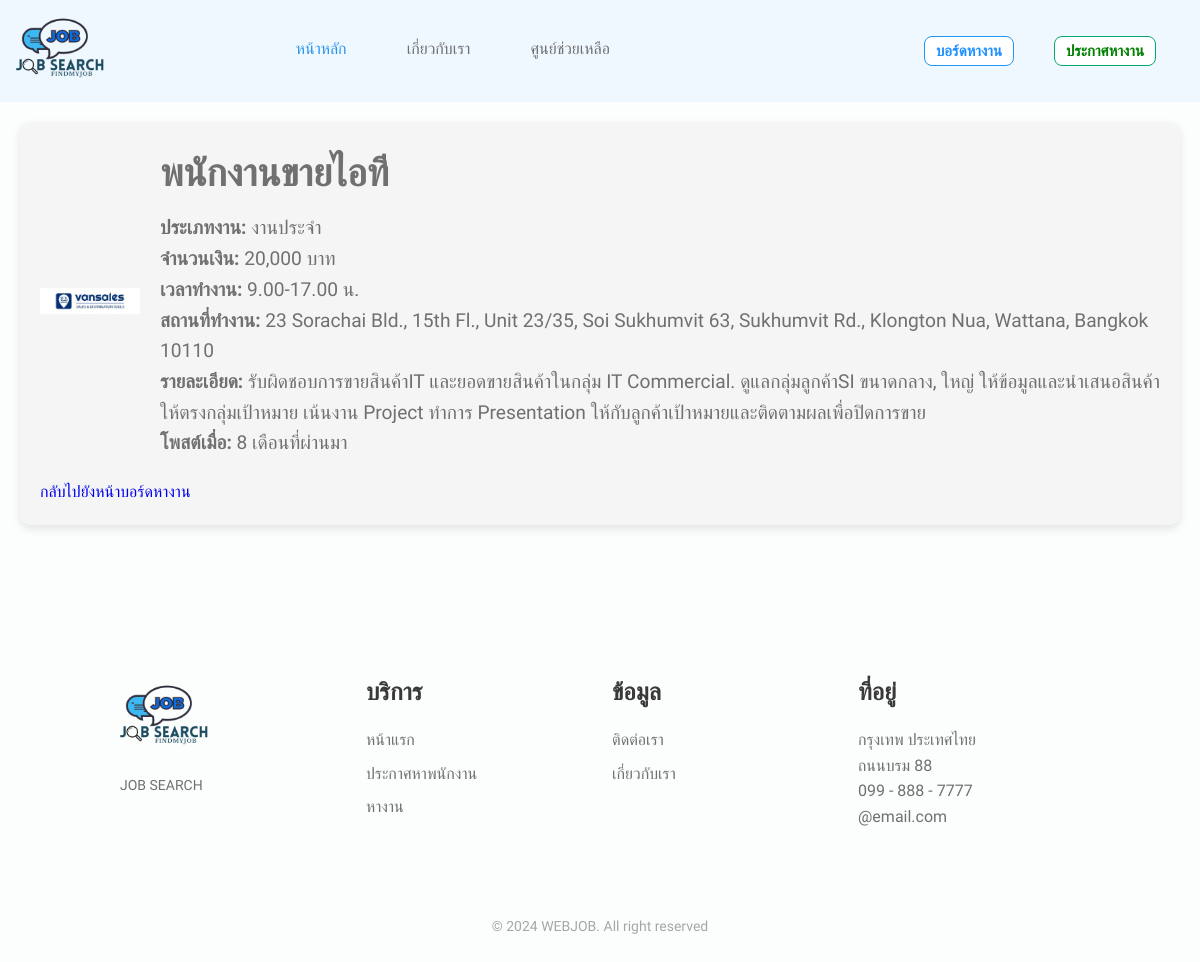
The page /job_detail.php?job_id=1 on the database its author committed.
### tables this page shows
CREATE TABLE `job_ad` (
  `job_ad_id` int(11) NOT NULL,
  `company_name` varchar(255) NOT NULL,
  `job_name` varchar(255) NOT NULL,
  `qualification` int(11) NOT NULL,
  `course` int(11) NOT NULL,
  `sex` int(11) NOT NULL,
  `age_min` int(11) NOT NULL,
  `age_max` int(11) NOT NULL,
  `experience_min` int(11) NOT NULL,
  `job_type` int(11) NOT NULL,
  `job_workers` int(11) NOT NULL,
  `got_workers` int(11) NOT NULL,
  `verify_company` text NOT NULL,
  `job_salary` int(11) NOT NULL,
  `job_time` text NOT NULL,
  `job_welfare` text NOT NULL,
  `job_detail` text NOT NULL,
  `job_location` text NOT NULL,
  `job_province` text NOT NULL,
  `job_district` text NOT NULL,
  `job_logo` text NOT NULL,
  `job_create_at` text NOT NULL,
  `job_expire_at` text NOT NULL,
  `job_category` text NOT NULL,
  `job_status` text NOT NULL,
  `job_mail` varchar(255) NOT NULL,
  `account_id` int(11) NOT NULL
);

### job_detail.php (the view, shortened to what this page needs)
<?php
require('connectdb.php');
if (isset($_GET['job_id'])) {
    $job_id = $_GET['job_id'];
    try {
        $conn = new PDO("mysql:servername=$servername;dbname=$dbname", $username, $password);
        $conn->setAttribute(PDO::ATTR_ERRMODE, PDO::ERRMODE_EXCEPTION);
        $stmt = $conn->prepare("SELECT * FROM job_ad WHERE job_ad_id = :job_id");
        $stmt->bindParam(':job_id', $job_id, PDO::PARAM_INT);
        $stmt->execute();
        $job = $stmt->fetch(PDO::FETCH_ASSOC);
    } catch (PDOException $e) {
        echo "Error: " . $e->getMessage();
    }
} else {
    echo "ไม่มีการระบุงานที่ต้องการดูรายละเอียด";
    exit;
}
?>
<?php
function time_elapsed_string($datetime, $full = false) {
    $now = new DateTime(null, new DateTimeZone('Asia/Bangkok'));
    $ago = new DateTime($datetime, new DateTimeZone('Asia/Bangkok'));
    $diff = $now->diff($ago);
    $diff->w = floor($diff->d / 7);
    $diff->d -= $diff->w * 7;
    $string = [
        'y' => 'ปี',
        'm' => 'เดือน',
        'w' => 'สัปดาห์',
        'd' => 'วัน',
        'h' => 'ชั่วโมง',
        'i' => 'นาที',
        's' => 'วินาที',
    ];
    foreach ($string as $k => &$v) {
        if ($diff->$k) {
            $v = $diff->$k . ' ' . $v;
        } else {
            unset($string[$k]);
        }
    }
    if (!$full) $string = array_slice($string, 0, 1);
    return $string ? implode(', ', $string) . 'ที่ผ่านมา' : 'ขณะนี้';
}
?>
<!DOCTYPE html>
<html lang="en">
<head>
    <link rel="stylesheet" href="assets/css/styles (1).css">
</head>
<body>
    <header class="l-header" id="header">
        <nav class="nav bd-container">
            <img href="#" class="logo" src="assets/account_images/2.png">
            <div class="nav__menu" id="nav-menu">
                <ul class="nav__list">
                    <li class="nav__item"><a href="HOME.php" class="nav__link active-link">หน้าหลัก</a></li>
                    <li class="nav__item"><a href="about.html" class="nav__link">เกี่ยวกับเรา</a></li>
                    <li class="nav__item"><a href="Contact_us.html" class="nav__link">ศูนย์ช่วยเหลือ</a></li>
                    <a href="job_search.php"><button type="button" class="btn info"><b>บอร์ดหางาน</b></button></a>
                    <a href="Logbef_postjob.php"><button type="button"
                            class="btn success"><b>ประกาศหางาน</b></button></a>&nbsp;&nbsp;
                </ul>
            </div>
        </nav>
    </header>
    <div class="job-detail-container">
        <div class="job-detail">
            <img src="assets/account_images/<?php echo htmlspecialchars($job['job_logo']); ?>" alt="Job Logo"
                class="job-logo">
            <div class="job-info">
                <h1 class="job-title"><?php echo htmlspecialchars($job['job_name']); ?></h1>
                <p><strong>ประเภทงาน:</strong>
                    <?php
                    $job_type = htmlspecialchars($job['job_type']);
                    if ($job_type == 1) {
                        echo "งานประจำ";
                    } elseif ($job_type == 2) {
                        echo "งานพาร์ทไทม์";
                    } else {
                        echo "ประเภทงานไม่ระบุ";
                    }
                    ?>
                </p>
                <p><strong>จำนวนเงิน:</strong>
                    <?php
                        if (isset($job['job_salary']) && !empty($job['job_salary'])) {
                        $formatted_salary = number_format($job['job_salary']);
                        echo htmlspecialchars($formatted_salary) . ' บาท';
                        } else {
                        echo 'ไม่ระบุ';
                        }
                    ?>
                </p>
                <p><strong>เวลาทำงาน:</strong>
                    <?php
                        if (isset($job['job_time']) && !empty($job['job_time'])) {
                        echo htmlspecialchars($job['job_time']) . ' น.';
                        } else {
                        echo 'ไม่ระบุ';
                        }
                    ?>
                </p>
                <p><strong>สถานที่ทำงาน:</strong>
                    <?php echo isset($job['job_location']) ? htmlspecialchars($job['job_location']) : 'ไม่ระบุ'; ?></p>
                <p><strong>รายละเอียด:</strong> <?php echo htmlspecialchars($job['job_detail']); ?></p>
                <p><strong>โพสต์เมื่อ:</strong>
                    <?php echo isset($job['job_create_at']) ? time_elapsed_string($job['job_create_at']) : 'ไม่ระบุ'; ?>
                </p>
            </div>
        </div>
        <a href="job_search.php" class="back-link">กลับไปยังหน้าบอร์ดหางาน</a>
    </div>
    <footer class="footer section bd-container">
        <div class="footer__container bd-grid">
            <div class="footer__content">
                <img href="#" class="logo" src="assets/account_images/2.png">
                <span class="footer__description">JOB SEARCH</span>
                <div>
                </div>
            </div>
            <div class="footer__content">
                <h3 class="footer__title">บริการ</h3>
                <ul>
                    <li><a href="HOME.php" class="footer__link">หน้าแรก</a></li>
                    <li><a href="Logbef_postjob.php" class="footer__link">ประกาศหาพนักงาน</a></li>
                    <li><a href="job_search.php" class="footer__link">หางาน</a></li>
                </ul>
            </div>
            <div class="footer__content">
                <h3 class="footer__title">ข้อมูล</h3>
                <ul>
                    <li><a href="Contact_us.html" class="footer__link">ติดต่อเรา</a></li>
                    <li><a href="about.html" class="footer__link">เกี่ยวกับเรา</a></li>
                </ul>
            </div>
            <div class="footer__content">
                <h3 class="footer__title">ที่อยู่</h3>
                <ul>
                    <li>กรุงเทพ ประเทศไทย</li>
                    <li>ถนนบรม 88</li>
                    <li>099 - 888 - 7777</li>
                    <li>@email.com</li>
                </ul>
            </div>
        </div>
        <p class="footer__copy">&#169; 2024 WEBJOB. All right reserved</p>
    </footer>
</body>
</html>

### assets/css/styles (1).css (style rules this page uses)
:root { --header-height: 3rem; --first-color: #2a95ec; --first-color-alt: #048654; --title-color: #393939; --text-color: #707070; --text-color-light: #A6A6A6; --body-color: #FBFEFD; --container-color: #FFFFFF; --body-font: 'Prompt', sans-serif; --biggest-font-size: 2.25rem; --h1-font-size: 1.5rem; --h2-font-size: 1.25rem; --h3-font-size: 1rem; --normal-font-size: .938rem; --small-font-size: .813rem; --smaller-font-size: .75rem; --font-medium: 500; --font-semi-bold: 600; --mb-1: .5rem; --mb-2: 1rem; --mb-3: 1.5rem; --mb-4: 2rem; --mb-5: 2.5rem; --mb-6: 3rem; --z-tooltip: 10; --z-fixed: 100; }
@media screen and (min-width: 768px) { :root { --biggest-font-size: 4rem; --h1-font-size: 2.25rem; --h2-font-size: 1.5rem; --h3-font-size: 1.25rem; --normal-font-size: 1rem; --small-font-size: .875rem; --smaller-font-size: .813rem; } }
*,::before,::after { box-sizing: border-box; }
html { scroll-behavior: smooth; }
body { margin: var(--header-height) 0 0 0; font-family: var(--body-font); font-size: var(--normal-font-size); background-color: var(--body-color); color: var(--text-color); line-height: 1.6; }
h1,h2,h3,p,ul { margin: 0; }
ul { padding: 0; list-style: none; }
a { text-decoration: none; }
img { max-width: 100%; height: auto; }
.section { padding: 4rem 0 2rem; }
.bd-container { max-width: 960px; width: calc(100% - 2rem); margin-left: var(--mb-2); margin-right: var(--mb-2); }
.bd-grid { display: grid; gap: 1.5rem; }
.l-header { width: 100%; position: fixed; top: 0; left: 0; z-index: var(--z-fixed); background-color: var(--body-color); height: 8%; }
.nav { max-width: 1920px; height: var(--header-height); display: flex; justify-content: space-between; align-items: center; margin:5px; }
.nav__item { margin-bottom: var(--mb-2); }
.nav__link, .logo, .nav__toggle { color: var(--text-color); font-weight: var(--font-medium); width: 90px; height: 90px; }
.nav__link { transition: .3s; }
.active-link { color: var(--first-color); }
.footer__container { grid-template-columns: repeat(auto-fit, minmax(220px, 1fr)); row-gap: 2rem; }
.footer__description { display: block; font-size: var(--small-font-size); margin: .25rem 0 var(--mb-3); }
.footer__title { font-size: var(--h2-font-size); color: var(--title-color); margin-bottom: var(--mb-2); }
.footer__link { display: inline-block; color: var(--text-color); margin-bottom: var(--mb-1); }
.footer__copy { text-align: center; font-size: var(--small-font-size); color: var(--text-color-light); margin-top: 3.5rem; }
@media screen and (min-width: 768px) { body { margin: 0; } }
@media screen and (min-width: 768px) { .section { padding-top: 8rem; } }
@media screen and (min-width: 768px) { .nav { height: calc(var(--header-height) + 1.5rem); } }
@media screen and (min-width: 768px) { .nav__list { display: flex; } }
@media screen and (min-width: 768px) { .nav__item { margin-left: var(--mb-5); margin-bottom: 0; } }
@media screen and (min-width: 960px) { .bd-container { margin-left: auto; margin-right: auto; } }
.btn { border: 1px solid black; background-color: white; color: black; padding: 5px 11px; font-size: 15px; cursor: pointer; border-radius: 8px; transition: .3s; font-family: "Prompt", sans-serif; }
.success { border-color: #04AA6D; color: green; }
.info { border-color: #2196F3; color: dodgerblue }

### job_detail.php (style rules this page uses)
.job-detail-container { margin: 20px; padding: 20px; background-color: whitesmoke; border-radius: 10px; box-shadow: 0px 4px 10px rgba(0, 0, 0, 0.1); }
.job-logo { width: 100px; height: auto; margin-right: 20px; }
.job-detail { display: flex; align-items: center; margin-bottom: 20px; }
.job-info { font-size: 1.2em; line-height: 1.6; }
.job-title { font-size: 2em; margin-bottom: 10px; }
.back-link { margin-top: 20px; }
nav .nav__menu { display: flex; align-items: center; justify-content: space-between; }
nav .nav__menu .nav__list { display: flex; gap: 20px; margin: 0; }
nav .nav__menu .btn { margin-left: 20px; }
.l-header { position: sticky; top: 0; z-index: 1000; padding: 10px 0; background-color: aliceblue; }

### rows shown on the page
job_ad: job_logo (picture), job_name "พนักงานขายไอที", job_salary "20,000", job_time "9.00-17.00", job_location "23 Sorachai Bld., 15th Fl., Unit 23/35, Soi Sukhumvit 63, Sukhumvit Rd., Klongton Nua, Wattana, Bangkok 10110", job_detail "รับผิดชอบการขายสินค้าIT และยอดขายสินค้าในกลุ่ม IT Commercial. ดูแลกลุ่มลูกค้าSI ขนาดกลาง, ใหญ่ ให้ข้อมูลและนำเสนอสินค้าให้ตรงกลุ่มเป้าหมาย เน้นงาน Project ทำการ Presentation ให้กับลูกค้าเป้าหมายและติดตามผลเพื่อปิดการขาย", job_create_at "8 เดือนที่ผ่านมา"
